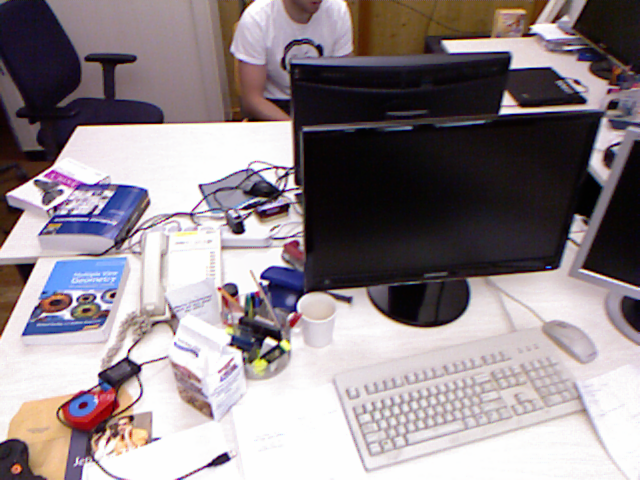
//> input picture test/img.png, 640 x 480 px
$ ./test_FAST   (built with g++ and OpenCV 4)
//> lines starting //> are read from the running program, lines starting //| are printed output that depends on the picture; after the words box and inside, x2 and y2 are one past the last pixel; in counts of white or black regions, pixels touching at a corner belong together
#include <opencv2/core/core.hpp>
#include <opencv2/highgui/highgui.hpp>
#include <opencv2/features2d/features2d.hpp>
#include <opencv2/imgproc/imgproc.hpp>
#include <vector>
#include <thread>
#include <memory>
#include <iostream>

using namespace std;
using namespace cv;

int main(){
    cv::Mat img = imread("/home/zhoush/Documents/ORB_SLAM2/test/img.png");
//> img is the input picture: 480 rows x 640 cols, CV_8UC3; mean B, G, R 139, 134.5, 144.6
    vector<cv::KeyPoint> keyPoint;

    FAST(img, keyPoint, 50);
//> keyPoint = 571 keypoints; strongest (x, y, size): (385, 350, 7), (598, 185, 7), (421, 386, 7), (505, 304, 7)
    for(auto point:keyPoint){
        circle(img, point.pt, 3, 255, -1);
    }
//> this loop made 571 passes
//> point on passes 1 to 3: keypoint at (253, 58), size 7, keypoint at (409, 58), size 7, keypoint at (306, 68), size 7
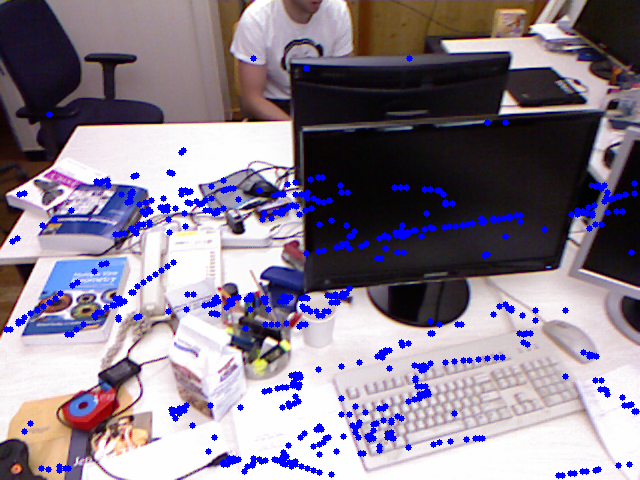
//> img: 480 rows x 640 cols, CV_8UC3; 4.51% of pixels changed, all inside (x1, y1, x2, y2) = (3, 55, 640, 479)

    imshow("FAST", img);
    waitKey(0);
}
